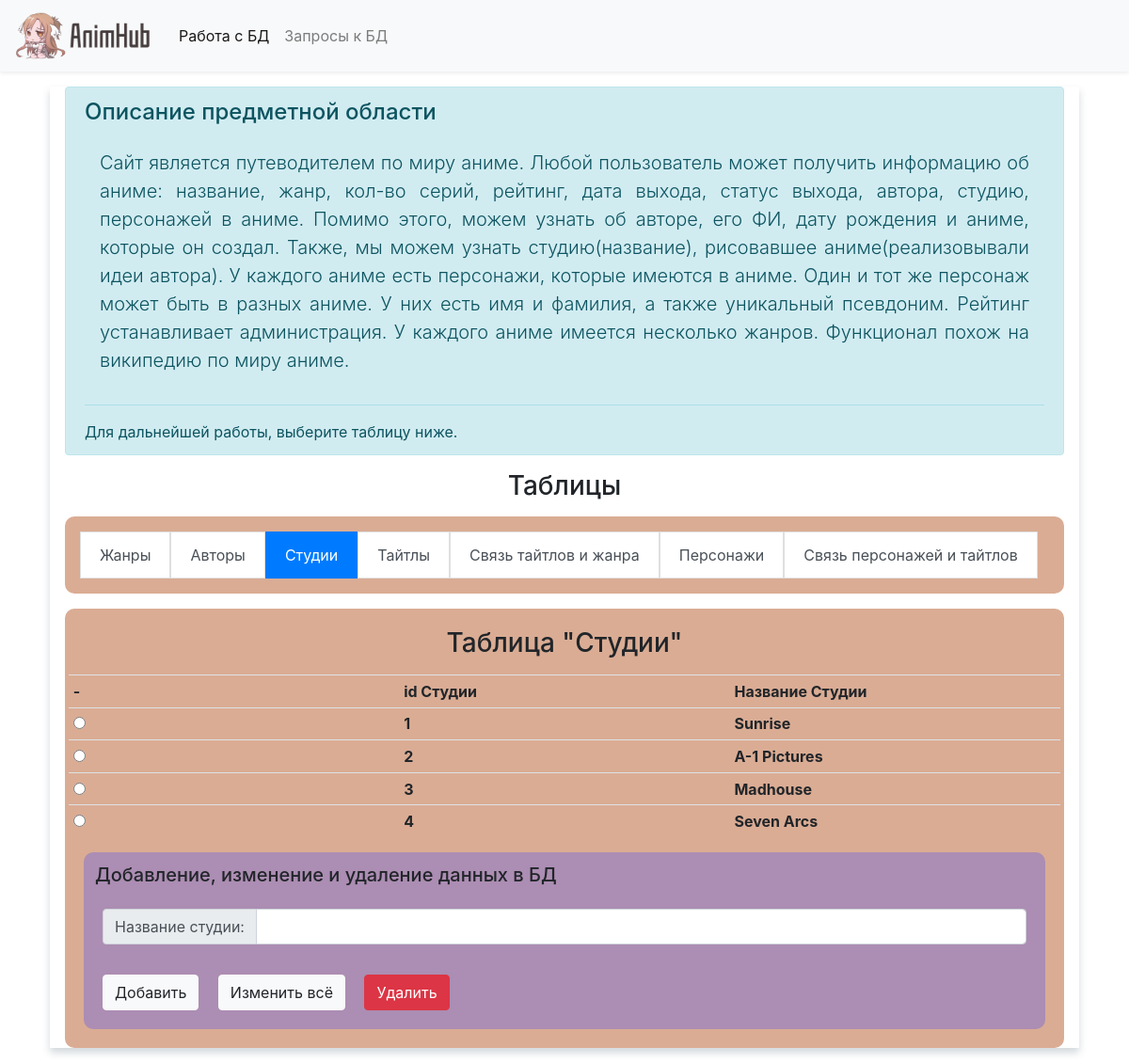
/php/php/TStudio.php, run on the app's committed database.
### tables this page shows
CREATE TABLE IF NOT EXISTS studio
(
    id BIGINT PRIMARY KEY AUTO_INCREMENT,
    name_studio VARCHAR(64) NOT NULL
);

### php/php/TStudio.php (the view, shortened to what this page needs)
<?php
require './home.php';
?>
<div class="list-group list-group-horizontal tableMenu m-3 p-3">
    <form method="POST" action="/php/TGenre.php">
        <button name="genre_title" class="list-group-item list-group-item-action">Жанры</button>
    </form>
    <form method="POST" action="/php/TAuthor.php">
        <button name="author" class="list-group-item list-group-item-action">Авторы</button>
    </form>
    <form method="POST" action="/php/TStudio.php">
        <button name="studio" class="list-group-item list-group-item-action active">Студии</button>
    </form>
    <form method="POST" action="/php/TTitle.php">
        <button name="titles" class="list-group-item list-group-item-action">Тайтлы</button>
    </form>
    <form method="POST" action="/php/TTitleToGenre.php">
        <button name="title_to_genre" class="list-group-item list-group-item-action">Связь тайтлов и жанра</button>
    </form>
    <form method="POST" action="/php/TCharacter.php">
        <button name="the_character" class="list-group-item list-group-item-action">Персонажи</button>
    </form>
    <form method="POST" action="/php/TCharacterToTitle.php">
        <button name="character_to_title" class="list-group-item list-group-item-action">Связь персонажей и тайтлов</button>
    </form>
</div>
<div class="m-3 p-1 tableSelectContainer">
    <form method="POST" action="./queryHandler.php">
        <h3 class="m-3" align="center">Таблица "Студии"</h3>
        <table id='table' class='table table-hover table-sm p-2 fixTable'>
            <tr>
                <th>-</th>
                <th>id Студии</th>
                <th>Название Студии</th>
            </tr>
            <?
            foreach ($pdo->query('SELECT * FROM studio;') as $row) {
                echo "<tr>
                        <th><input type='radio' name='selected' value='{$row['id']}'></th>
                        <th>{$row['id']}</th>
                        <th>{$row['name_studio']}</th>
                ";
            }
            ?>
        </table>
        <div class="m-3 p-1 workdbdiv">
            <h5 class="m-2"> Добавление, изменение и удаление данных в БД</h5>
            <div style="display: flex; flex-direction: column;">
                <div class="input-group p-3">
                    <div class="input-group-prepend">
                        <span class="input-group-text" id="basic-addon1">Название студии:</span>
                    </div>
                    <input name="name_studio" type="text" class="form-control" aria-label="Название студии">
                </div>
                <div class="p-2">
                    <button type="submit" name="add" class="m-2 btn btn-light" >Добавить</button>
                    <button type="submit" name="edit" class="m-2 btn btn-light">Изменить всё</button>
                    <button type="submit" name="delete" class="m-2 btn btn-danger">Удалить</button>
                </div>
            </div>
        </div>
    </form>
</div>

### php/css/style.css (style rules this page uses)
.bodyMain { box-shadow: 0px 5px 8px 0px rgba(34, 60, 80, 0.2); }
.textMain { text-align: justify; }
.tableSelectContainer { background: #daac94; border-radius: 10px; }
td, th { word-wrap: break-word; }
.fixTable { width: 100%; table-layout: fixed; }
.workdbdiv { background: #ac8db3; border-radius: 10px; }
.tableMenu { background: #daac94; border-radius: 10px; }

### data on the page
studio: id "1", name_studio "Sunrise"
studio: id "2", name_studio "A-1 Pictures"
studio: id "3", name_studio "Madhouse"
studio: id "4", name_studio "Seven Arcs"
